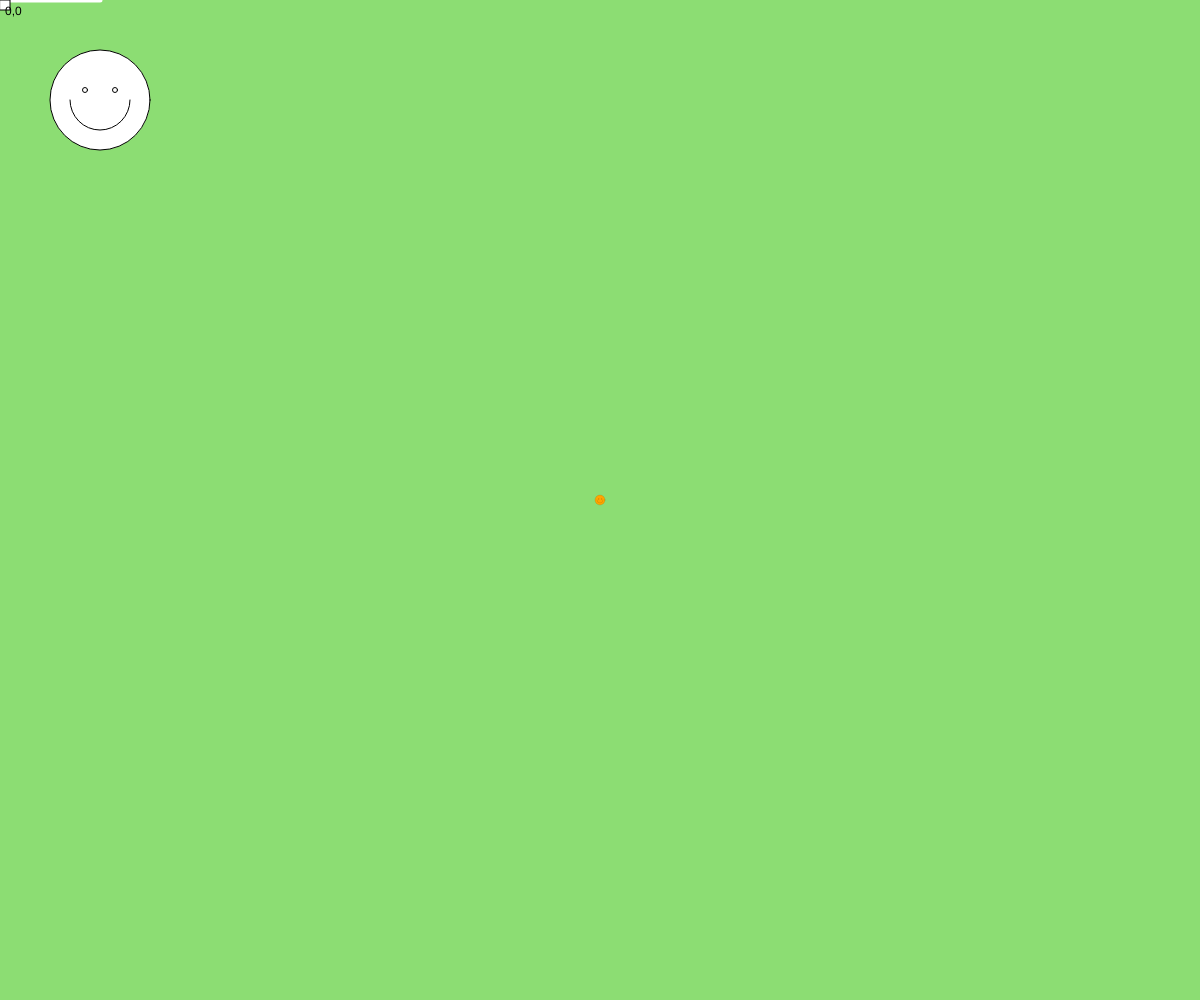
Frame 1 (no input)
Frame 60 (no input): identical to frame 1, image omitted
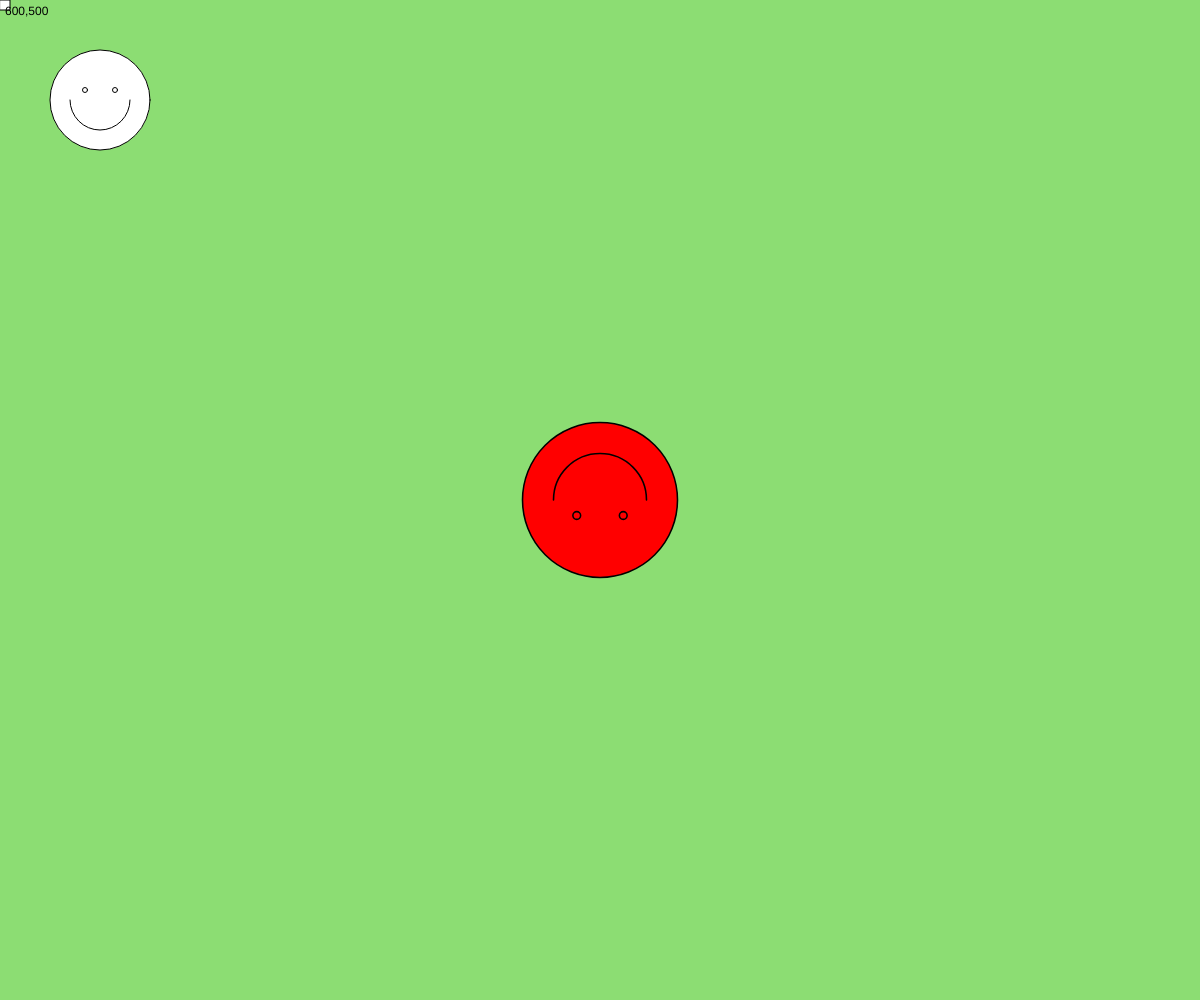
Frame 120 (the mouse pressed at the canvas centre since frame 60)

The p5.js sketch that drew these frames (run headless with seeded random() and noise() and a simulated clock; from frame 60 on, the mouse is pressed at the canvas centre):

// p5.js sketch
// ── sketch.js


function setup() {
  createCanvas(windowWidth, windowHeight);
  
}

function draw() {

  //any transformations are reset
  //at the beginning of draw
  background("#8cdd73ff");
  circle(100,100,100);
  circle(85,90,5);
  arc(100,100,60,60,0,PI);
  circle(115,90,5);

  push();
  rotate(radians(mouseX));
  stroke("white");
  strokeWeight(5);
  line(0,0,100,0);
  pop();





  push(); //push and pop isolate a transformation
  //anthing enclosed withinpush and popo only applies
  // within that enclosure
  // push indicates the beginning of an isolated block

  if(mouseX>width/2&&mouseY > height/2){//if the test inside the() is met....
    //run this code
    fill("pink");
  } else if(mouseX <width/2 && mouseY<height/2){
    fill("orange");
  }
  
    else{
    //run this other code
    fill("yellow");
    }

    if(mouseIsPressed == true) {
      fill("red");
    }

  
  translate(width/2, height/2);

  let angle;
  //map is a function that scales numbers proportionately
  //parameters;
  //1: imput bariable to scale
  //2: low end of imput range
  //3: high end of imput range
  //4: low end of the output tange
  //5: high end of the output range
  angle = map(mouseX,0,width,0,360);
  rotate(radians(angle));


  let scaleFactor;// making a barable to hold scale amout
  scaleFactor = map(mouseY,0,height,0.1,3);
//scale makes the coordiante system larger or smaller
//it takes a "factor" as a parameter
  scale(scaleFactor);
  circle(0,0,100);
  circle(-15,-10,5);
  arc(0,0,60,60,0,PI);
  circle(15,-10,5);
  pop(); //pop indicates the end of an isolated block
  rect(0,0,10,10);
  //text function: text, x, y of top left corner
  text(mouseX + "," +mouseY,5,15);
  
  



}
